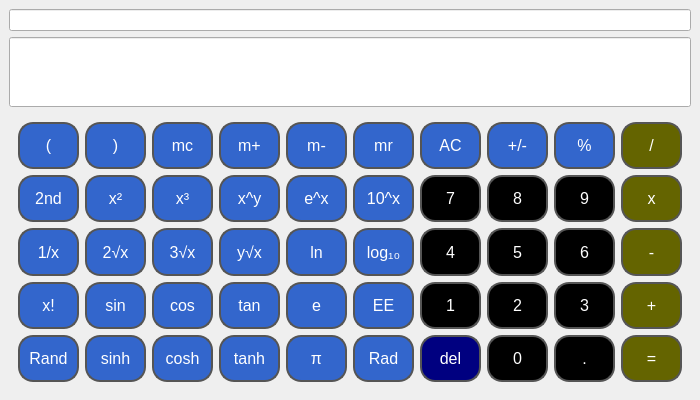
<?xml version='1.0' encoding='utf-8'?>
<ui version="4.0">
 <class>CalculatorUI</class>
 <widget class="QMainWindow" name="CalculatorUI">
  <property name="geometry">
   <rect>
    <x>0</x>
    <y>0</y>
    <width>700</width>
    <height>400</height>
   </rect>
  </property>
  <property name="font">
   <font>
    <pointsize>14</pointsize>
   </font>
  </property>
  <property name="windowTitle">
   <string>Engineering Calculator</string>
  </property>
  <property name="styleSheet">
   <string notr="true">QPushButton {
    padding: 2px;
}</string>
  </property>
  <widget class="QWidget" name="centralwidget">
   <property name="enabled">
    <bool>true</bool>
   </property>
   <property name="styleSheet">
    <string notr="true">QPushButton {
    color: white;
}</string>
   </property>
   <layout class="QVBoxLayout" name="verticalLayout">
    <item><widget class="QLineEdit" name="le_expr"><property name="readOnly"><bool>true</bool></property><property name="alignment"><set>Qt::AlignRight|Qt::AlignVCenter</set></property><property name="placeholderText"><string /></property><property name="font"><family>Arial</family><pointsize>48</pointsize><bold>false</bold><weight>50</weight></property></widget></item><item>
     <widget class="QLineEdit" name="le_result">
      <property name="enabled">
       <bool>true</bool>
      </property>
      <property name="sizePolicy">
       <sizepolicy hsizetype="Expanding" vsizetype="Preferred">
        <horstretch>0</horstretch>
        <verstretch>1</verstretch>
       </sizepolicy>
      </property>
      <property name="alignment">
       <set>Qt::AlignRight|Qt::AlignVCenter</set></property>
      <property name="readOnly">
       <bool>true</bool></property>
     <property name="placeholderText"><string /></property><property name="font"><family>Arial</family><pointsize>48</pointsize><bold>false</bold><weight>50</weight></property></widget>
    </item>
    <item>
     <widget class="QFrame" name="ButtonFrame">
      <property name="sizePolicy">
       <sizepolicy hsizetype="Preferred" vsizetype="Preferred">
        <horstretch>0</horstretch>
        <verstretch>4</verstretch>
       </sizepolicy>
      </property>
      <property name="font">
       <font>
        <pointsize>14</pointsize>
        <kerning>true</kerning>
       </font>
      </property>
      <property name="styleSheet">
       <string notr="true">QPushButton {
 	font-size: 16px;
    background-color: #3366cc; 
    border: 2px solid #555555; 
    border-radius: 15px; 
}
QPushButton:pressed {
    background-color: #333333; 
}</string>
      </property>
      <layout class="QGridLayout" name="gridLayoutUpper">
       <item row="5" column="6">
        <widget class="QPushButton" name="btns_del">
         <property name="sizePolicy">
          <sizepolicy hsizetype="Minimum" vsizetype="Preferred">
           <horstretch>0</horstretch>
           <verstretch>0</verstretch>
          </sizepolicy>
         </property>
         <property name="styleSheet">
          <string notr="true">background-color: rgb(0, 0, 128);</string>
         </property>
         <property name="text">
          <string>del</string>
         </property>
        </widget>
       </item>
       <item row="5" column="9">
        <widget class="QPushButton" name="btno_equal">
         <property name="sizePolicy">
          <sizepolicy hsizetype="Minimum" vsizetype="Preferred">
           <horstretch>0</horstretch>
           <verstretch>0</verstretch>
          </sizepolicy>
         </property>
         <property name="styleSheet">
          <string notr="true">background-color: rgb(100, 100, 0);</string>
         </property>
         <property name="text">
          <string>=</string>
         </property>
        </widget>
       </item>
       <item row="0" column="0">
        <widget class="QPushButton" name="btno_open_paren">
         <property name="sizePolicy">
          <sizepolicy hsizetype="Minimum" vsizetype="Preferred">
           <horstretch>0</horstretch>
           <verstretch>1</verstretch>
          </sizepolicy>
         </property>
         <property name="text">
          <string>(</string>
         </property>
        </widget>
       </item>
       <item row="3" column="1">
        <widget class="QPushButton" name="btnf_sin">
         <property name="sizePolicy">
          <sizepolicy hsizetype="Minimum" vsizetype="Preferred">
           <horstretch>0</horstretch>
           <verstretch>1</verstretch>
          </sizepolicy>
         </property>
         <property name="text">
          <string>sin</string>
         </property>
        </widget>
       </item>
       <item row="0" column="7">
        <widget class="QPushButton" name="btno_sign">
         <property name="sizePolicy">
          <sizepolicy hsizetype="Minimum" vsizetype="Preferred">
           <horstretch>0</horstretch>
           <verstretch>0</verstretch>
          </sizepolicy>
         </property>
         <property name="text">
          <string>+/-</string>
         </property>
        </widget>
       </item>
       <item row="3" column="6">
        <widget class="QPushButton" name="btnn_1">
         <property name="sizePolicy">
          <sizepolicy hsizetype="Minimum" vsizetype="Preferred">
           <horstretch>0</horstretch>
           <verstretch>0</verstretch>
          </sizepolicy>
         </property>
         <property name="styleSheet">
          <string notr="true">background-color: rgb(0, 0, 0);</string>
         </property>
         <property name="text">
          <string>1</string>
         </property>
        </widget>
       </item>
       <item row="2" column="5">
        <widget class="QPushButton" name="btnf_log10">
         <property name="sizePolicy">
          <sizepolicy hsizetype="Minimum" vsizetype="Preferred">
           <horstretch>0</horstretch>
           <verstretch>1</verstretch>
          </sizepolicy>
         </property>
         <property name="text">
          <string>log₁₀</string>
         </property>
        </widget>
       </item>
       <item row="3" column="0">
        <widget class="QPushButton" name="btnf_fact">
         <property name="sizePolicy">
          <sizepolicy hsizetype="Minimum" vsizetype="Preferred">
           <horstretch>0</horstretch>
           <verstretch>1</verstretch>
          </sizepolicy>
         </property>
         <property name="text">
          <string>x!</string>
         </property>
        </widget>
       </item>
       <item row="5" column="8">
        <widget class="QPushButton" name="btnn_dot">
         <property name="sizePolicy">
          <sizepolicy hsizetype="Minimum" vsizetype="Preferred">
           <horstretch>0</horstretch>
           <verstretch>0</verstretch>
          </sizepolicy>
         </property>
         <property name="styleSheet">
          <string notr="true">background-color: rgb(0, 0, 0);</string>
         </property>
         <property name="text">
          <string>.</string>
         </property>
        </widget>
       </item>
       <item row="3" column="8">
        <widget class="QPushButton" name="btnn_3">
         <property name="sizePolicy">
          <sizepolicy hsizetype="Minimum" vsizetype="Preferred">
           <horstretch>0</horstretch>
           <verstretch>0</verstretch>
          </sizepolicy>
         </property>
         <property name="styleSheet">
          <string notr="true">background-color: rgb(0, 0, 0);</string>
         </property>
         <property name="text">
          <string>3</string>
         </property>
        </widget>
       </item>
       <item row="3" column="5">
        <widget class="QPushButton" name="btnf_EE">
         <property name="sizePolicy">
          <sizepolicy hsizetype="Minimum" vsizetype="Preferred">
           <horstretch>0</horstretch>
           <verstretch>1</verstretch>
          </sizepolicy>
         </property>
         <property name="text">
          <string>EE</string>
         </property>
        </widget>
       </item>
       <item row="5" column="4">
        <widget class="QPushButton" name="btnf_pi">
         <property name="sizePolicy">
          <sizepolicy hsizetype="Minimum" vsizetype="Preferred">
           <horstretch>0</horstretch>
           <verstretch>1</verstretch>
          </sizepolicy>
         </property>
         <property name="text">
          <string>π</string>
         </property>
        </widget>
       </item>
       <item row="0" column="4">
        <widget class="QPushButton" name="btns_mminus">
         <property name="sizePolicy">
          <sizepolicy hsizetype="Minimum" vsizetype="Preferred">
           <horstretch>0</horstretch>
           <verstretch>1</verstretch>
          </sizepolicy>
         </property>
         <property name="text">
          <string>m-</string>
         </property>
        </widget>
       </item>
       <item row="5" column="2">
        <widget class="QPushButton" name="btnf_cosh">
         <property name="sizePolicy">
          <sizepolicy hsizetype="Minimum" vsizetype="Preferred">
           <horstretch>0</horstretch>
           <verstretch>1</verstretch>
          </sizepolicy>
         </property>
         <property name="text">
          <string>cosh</string>
         </property>
        </widget>
       </item>
       <item row="1" column="1">
        <widget class="QPushButton" name="btnf_pow2">
         <property name="sizePolicy">
          <sizepolicy hsizetype="Minimum" vsizetype="Preferred">
           <horstretch>0</horstretch>
           <verstretch>1</verstretch>
          </sizepolicy>
         </property>
         <property name="text">
          <string>x²</string>
         </property>
        </widget>
       </item>
       <item row="2" column="1">
        <widget class="QPushButton" name="btnf_sqrt2">
         <property name="sizePolicy">
          <sizepolicy hsizetype="Minimum" vsizetype="Preferred">
           <horstretch>0</horstretch>
           <verstretch>1</verstretch>
          </sizepolicy>
         </property>
         <property name="text">
          <string>2√x</string>
         </property>
        </widget>
       </item>
       <item row="3" column="3">
        <widget class="QPushButton" name="btnf_tan">
         <property name="sizePolicy">
          <sizepolicy hsizetype="Minimum" vsizetype="Preferred">
           <horstretch>0</horstretch>
           <verstretch>1</verstretch>
          </sizepolicy>
         </property>
         <property name="text">
          <string>tan</string>
         </property>
        </widget>
       </item>
       <item row="1" column="5">
        <widget class="QPushButton" name="btnf_10pow">
         <property name="sizePolicy">
          <sizepolicy hsizetype="Minimum" vsizetype="Preferred">
           <horstretch>0</horstretch>
           <verstretch>1</verstretch>
          </sizepolicy>
         </property>
         <property name="text">
          <string>10^x</string>
         </property>
        </widget>
       </item>
       <item row="1" column="6">
        <widget class="QPushButton" name="btnn_7">
         <property name="sizePolicy">
          <sizepolicy hsizetype="Minimum" vsizetype="Preferred">
           <horstretch>0</horstretch>
           <verstretch>0</verstretch>
          </sizepolicy>
         </property>
         <property name="styleSheet">
          <string notr="true">background-color: rgb(0, 0, 0);</string>
         </property>
         <property name="text">
          <string>7</string>
         </property>
        </widget>
       </item>
       <item row="0" column="9">
        <widget class="QPushButton" name="btno_div">
         <property name="sizePolicy">
          <sizepolicy hsizetype="Minimum" vsizetype="Preferred">
           <horstretch>0</horstretch>
           <verstretch>0</verstretch>
          </sizepolicy>
         </property>
         <property name="styleSheet">
          <string notr="true">background-color: rgb(100, 100, 0);</string>
         </property>
         <property name="text">
          <string>/</string>
         </property>
        </widget>
       </item>
       <item row="0" column="1">
        <widget class="QPushButton" name="btno_close_paren">
         <property name="sizePolicy">
          <sizepolicy hsizetype="Minimum" vsizetype="Preferred">
           <horstretch>0</horstretch>
           <verstretch>1</verstretch>
          </sizepolicy>
         </property>
         <property name="text">
          <string>)</string>
         </property>
        </widget>
       </item>
       <item row="0" column="3">
        <widget class="QPushButton" name="btns_mplus">
         <property name="sizePolicy">
          <sizepolicy hsizetype="Minimum" vsizetype="Preferred">
           <horstretch>0</horstretch>
           <verstretch>1</verstretch>
          </sizepolicy>
         </property>
         <property name="text">
          <string>m+</string>
         </property>
        </widget>
       </item>
       <item row="1" column="7">
        <widget class="QPushButton" name="btnn_8">
         <property name="sizePolicy">
          <sizepolicy hsizetype="Minimum" vsizetype="Preferred">
           <horstretch>0</horstretch>
           <verstretch>0</verstretch>
          </sizepolicy>
         </property>
         <property name="styleSheet">
          <string notr="true">background-color: rgb(0, 0, 0);</string>
         </property>
         <property name="text">
          <string>8</string>
         </property>
        </widget>
       </item>
       <item row="0" column="6">
        <widget class="QPushButton" name="btns_ac">
         <property name="sizePolicy">
          <sizepolicy hsizetype="Minimum" vsizetype="Preferred">
           <horstretch>0</horstretch>
           <verstretch>0</verstretch>
          </sizepolicy>
         </property>
         <property name="text">
          <string>AC</string>
         </property>
        </widget>
       </item>
       <item row="0" column="5">
        <widget class="QPushButton" name="btns_mr">
         <property name="sizePolicy">
          <sizepolicy hsizetype="Minimum" vsizetype="Preferred">
           <horstretch>0</horstretch>
           <verstretch>1</verstretch>
          </sizepolicy>
         </property>
         <property name="text">
          <string>mr</string>
         </property>
        </widget>
       </item>
       <item row="0" column="8">
        <widget class="QPushButton" name="btno_percent">
         <property name="sizePolicy">
          <sizepolicy hsizetype="Minimum" vsizetype="Preferred">
           <horstretch>0</horstretch>
           <verstretch>0</verstretch>
          </sizepolicy>
         </property>
         <property name="text">
          <string>%</string>
         </property>
        </widget>
       </item>
       <item row="3" column="7">
        <widget class="QPushButton" name="btnn_2">
         <property name="sizePolicy">
          <sizepolicy hsizetype="Minimum" vsizetype="Preferred">
           <horstretch>0</horstretch>
           <verstretch>0</verstretch>
          </sizepolicy>
         </property>
         <property name="styleSheet">
          <string notr="true">background-color: rgb(0, 0, 0);</string>
         </property>
         <property name="text">
          <string>2</string>
         </property>
        </widget>
       </item>
       <item row="2" column="3">
        <widget class="QPushButton" name="btnf_yrootx">
         <property name="sizePolicy">
          <sizepolicy hsizetype="Minimum" vsizetype="Preferred">
           <horstretch>0</horstretch>
           <verstretch>1</verstretch>
          </sizepolicy>
         </property>
         <property name="text">
          <string>y√x</string>
         </property>
        </widget>
       </item>
       <item row="2" column="2">
        <widget class="QPushButton" name="btnf_sqrt3">
         <property name="sizePolicy">
          <sizepolicy hsizetype="Minimum" vsizetype="Preferred">
           <horstretch>0</horstretch>
           <verstretch>1</verstretch>
          </sizepolicy>
         </property>
         <property name="text">
          <string>3√x</string>
         </property>
        </widget>
       </item>
       <item row="3" column="4">
        <widget class="QPushButton" name="btnf_e">
         <property name="sizePolicy">
          <sizepolicy hsizetype="Minimum" vsizetype="Preferred">
           <horstretch>0</horstretch>
           <verstretch>1</verstretch>
          </sizepolicy>
         </property>
         <property name="text">
          <string>e</string>
         </property>
        </widget>
       </item>
       <item row="1" column="3">
        <widget class="QPushButton" name="btnf_pow_y">
         <property name="sizePolicy">
          <sizepolicy hsizetype="Minimum" vsizetype="Preferred">
           <horstretch>0</horstretch>
           <verstretch>1</verstretch>
          </sizepolicy>
         </property>
         <property name="text">
          <string>x^y</string>
         </property>
        </widget>
       </item>
       <item row="0" column="2">
        <widget class="QPushButton" name="btns_mc">
         <property name="sizePolicy">
          <sizepolicy hsizetype="Minimum" vsizetype="Preferred">
           <horstretch>0</horstretch>
           <verstretch>1</verstretch>
          </sizepolicy>
         </property>
         <property name="text">
          <string>mc</string>
         </property>
        </widget>
       </item>
       <item row="5" column="0">
        <widget class="QPushButton" name="btns_rand">
         <property name="sizePolicy">
          <sizepolicy hsizetype="Minimum" vsizetype="Preferred">
           <horstretch>0</horstretch>
           <verstretch>1</verstretch>
          </sizepolicy>
         </property>
         <property name="text">
          <string>Rand</string>
         </property>
        </widget>
       </item>
       <item row="2" column="6">
        <widget class="QPushButton" name="btnn_4">
         <property name="sizePolicy">
          <sizepolicy hsizetype="Minimum" vsizetype="Preferred">
           <horstretch>0</horstretch>
           <verstretch>0</verstretch>
          </sizepolicy>
         </property>
         <property name="styleSheet">
          <string notr="true">background-color: rgb(0, 0, 0);</string>
         </property>
         <property name="text">
          <string>4</string>
         </property>
        </widget>
       </item>
       <item row="5" column="7">
        <widget class="QPushButton" name="btnn_0">
         <property name="sizePolicy">
          <sizepolicy hsizetype="Minimum" vsizetype="Preferred">
           <horstretch>0</horstretch>
           <verstretch>0</verstretch>
          </sizepolicy>
         </property>
         <property name="styleSheet">
          <string notr="true">background-color: rgb(0, 0, 0);</string>
         </property>
         <property name="text">
          <string>0</string>
         </property>
        </widget>
       </item>
       <item row="1" column="8">
        <widget class="QPushButton" name="btnn_9">
         <property name="sizePolicy">
          <sizepolicy hsizetype="Minimum" vsizetype="Preferred">
           <horstretch>0</horstretch>
           <verstretch>0</verstretch>
          </sizepolicy>
         </property>
         <property name="styleSheet">
          <string notr="true">background-color: rgb(0, 0, 0);</string>
         </property>
         <property name="text">
          <string>9</string>
         </property>
        </widget>
       </item>
       <item row="2" column="9">
        <widget class="QPushButton" name="btno_minus">
         <property name="sizePolicy">
          <sizepolicy hsizetype="Minimum" vsizetype="Preferred">
           <horstretch>0</horstretch>
           <verstretch>0</verstretch>
          </sizepolicy>
         </property>
         <property name="styleSheet">
          <string notr="true">background-color: rgb(100, 100, 0);</string>
         </property>
         <property name="text">
          <string>-</string>
         </property>
        </widget>
       </item>
       <item row="1" column="0">
        <widget class="QPushButton" name="btns_2nd">
         <property name="sizePolicy">
          <sizepolicy hsizetype="Minimum" vsizetype="Preferred">
           <horstretch>0</horstretch>
           <verstretch>1</verstretch>
          </sizepolicy>
         </property>
         <property name="text">
          <string>2nd</string>
         </property>
        </widget>
       </item>
       <item row="1" column="4">
        <widget class="QPushButton" name="btnf_ex">
         <property name="sizePolicy">
          <sizepolicy hsizetype="Minimum" vsizetype="Preferred">
           <horstretch>0</horstretch>
           <verstretch>1</verstretch>
          </sizepolicy>
         </property>
         <property name="text">
          <string>e^x</string>
         </property>
        </widget>
       </item>
       <item row="2" column="4">
        <widget class="QPushButton" name="btnf_ln">
         <property name="sizePolicy">
          <sizepolicy hsizetype="Minimum" vsizetype="Preferred">
           <horstretch>0</horstretch>
           <verstretch>1</verstretch>
          </sizepolicy>
         </property>
         <property name="text">
          <string>ln</string>
         </property>
        </widget>
       </item>
       <item row="1" column="2">
        <widget class="QPushButton" name="btnf_pow3">
         <property name="sizePolicy">
          <sizepolicy hsizetype="Minimum" vsizetype="Preferred">
           <horstretch>0</horstretch>
           <verstretch>1</verstretch>
          </sizepolicy>
         </property>
         <property name="text">
          <string>x³</string>
         </property>
        </widget>
       </item>
       <item row="3" column="2">
        <widget class="QPushButton" name="btnf_cos">
         <property name="sizePolicy">
          <sizepolicy hsizetype="Minimum" vsizetype="Preferred">
           <horstretch>0</horstretch>
           <verstretch>1</verstretch>
          </sizepolicy>
         </property>
         <property name="text">
          <string>cos</string>
         </property>
        </widget>
       </item>
       <item row="3" column="9">
        <widget class="QPushButton" name="btno_plus">
         <property name="sizePolicy">
          <sizepolicy hsizetype="Minimum" vsizetype="Preferred">
           <horstretch>0</horstretch>
           <verstretch>0</verstretch>
          </sizepolicy>
         </property>
         <property name="styleSheet">
          <string notr="true">background-color: rgb(100, 100, 0);</string>
         </property>
         <property name="text">
          <string>+</string>
         </property>
        </widget>
       </item>
       <item row="1" column="9">
        <widget class="QPushButton" name="btno_mul">
         <property name="sizePolicy">
          <sizepolicy hsizetype="Minimum" vsizetype="Preferred">
           <horstretch>0</horstretch>
           <verstretch>0</verstretch>
          </sizepolicy>
         </property>
         <property name="styleSheet">
          <string notr="true">background-color: rgb(100, 100, 0);</string>
         </property>
         <property name="text">
          <string>x</string>
         </property>
        </widget>
       </item>
       <item row="2" column="8">
        <widget class="QPushButton" name="btnn_6">
         <property name="sizePolicy">
          <sizepolicy hsizetype="Minimum" vsizetype="Preferred">
           <horstretch>0</horstretch>
           <verstretch>0</verstretch>
          </sizepolicy>
         </property>
         <property name="styleSheet">
          <string notr="true">background-color: rgb(0, 0, 0);</string>
         </property>
         <property name="text">
          <string>6</string>
         </property>
        </widget>
       </item>
       <item row="2" column="7">
        <widget class="QPushButton" name="btnn_5">
         <property name="sizePolicy">
          <sizepolicy hsizetype="Minimum" vsizetype="Preferred">
           <horstretch>0</horstretch>
           <verstretch>0</verstretch>
          </sizepolicy>
         </property>
         <property name="styleSheet">
          <string notr="true">background-color: rgb(0, 0, 0);</string>
         </property>
         <property name="text">
          <string>5</string>
         </property>
        </widget>
       </item>
       <item row="5" column="3">
        <widget class="QPushButton" name="btnf_tanh">
         <property name="sizePolicy">
          <sizepolicy hsizetype="Minimum" vsizetype="Preferred">
           <horstretch>0</horstretch>
           <verstretch>1</verstretch>
          </sizepolicy>
         </property>
         <property name="text">
          <string>tanh</string>
         </property>
        </widget>
       </item>
       <item row="5" column="1">
        <widget class="QPushButton" name="btnf_sinh">
         <property name="sizePolicy">
          <sizepolicy hsizetype="Minimum" vsizetype="Preferred">
           <horstretch>0</horstretch>
           <verstretch>1</verstretch>
          </sizepolicy>
         </property>
         <property name="text">
          <string>sinh</string>
         </property>
        </widget>
       </item>
       <item row="2" column="0">
        <widget class="QPushButton" name="btnf_invx">
         <property name="sizePolicy">
          <sizepolicy hsizetype="Minimum" vsizetype="Preferred">
           <horstretch>0</horstretch>
           <verstretch>1</verstretch>
          </sizepolicy>
         </property>
         <property name="text">
          <string>1/x</string>
         </property>
        </widget>
       </item>
       <item row="5" column="5">
        <widget class="QPushButton" name="btno_rad">
         <property name="sizePolicy">
          <sizepolicy hsizetype="Minimum" vsizetype="Preferred">
           <horstretch>0</horstretch>
           <verstretch>1</verstretch>
          </sizepolicy>
         </property>
         <property name="text">
          <string>Rad</string>
         </property>
        </widget>
       </item>
      </layout>
     </widget>
    </item>
   </layout>
  </widget>
 </widget>
 <resources />
 <connections />
</ui>
